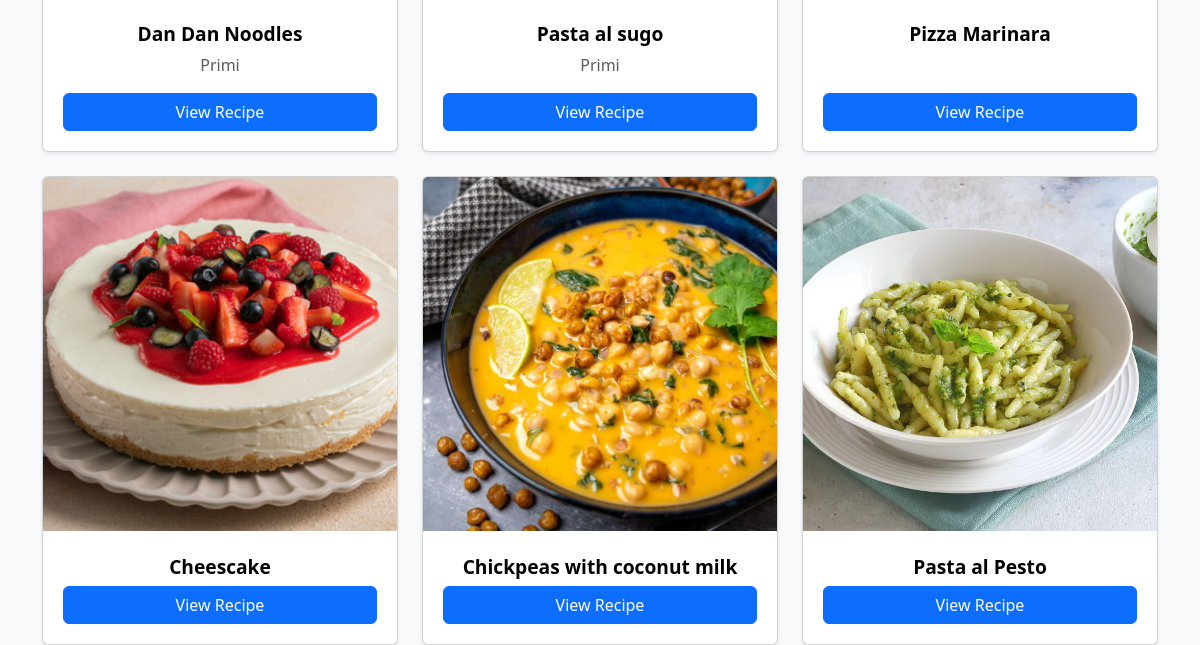
Page /recipes/ (signed in, lower part) on the earlier database version.
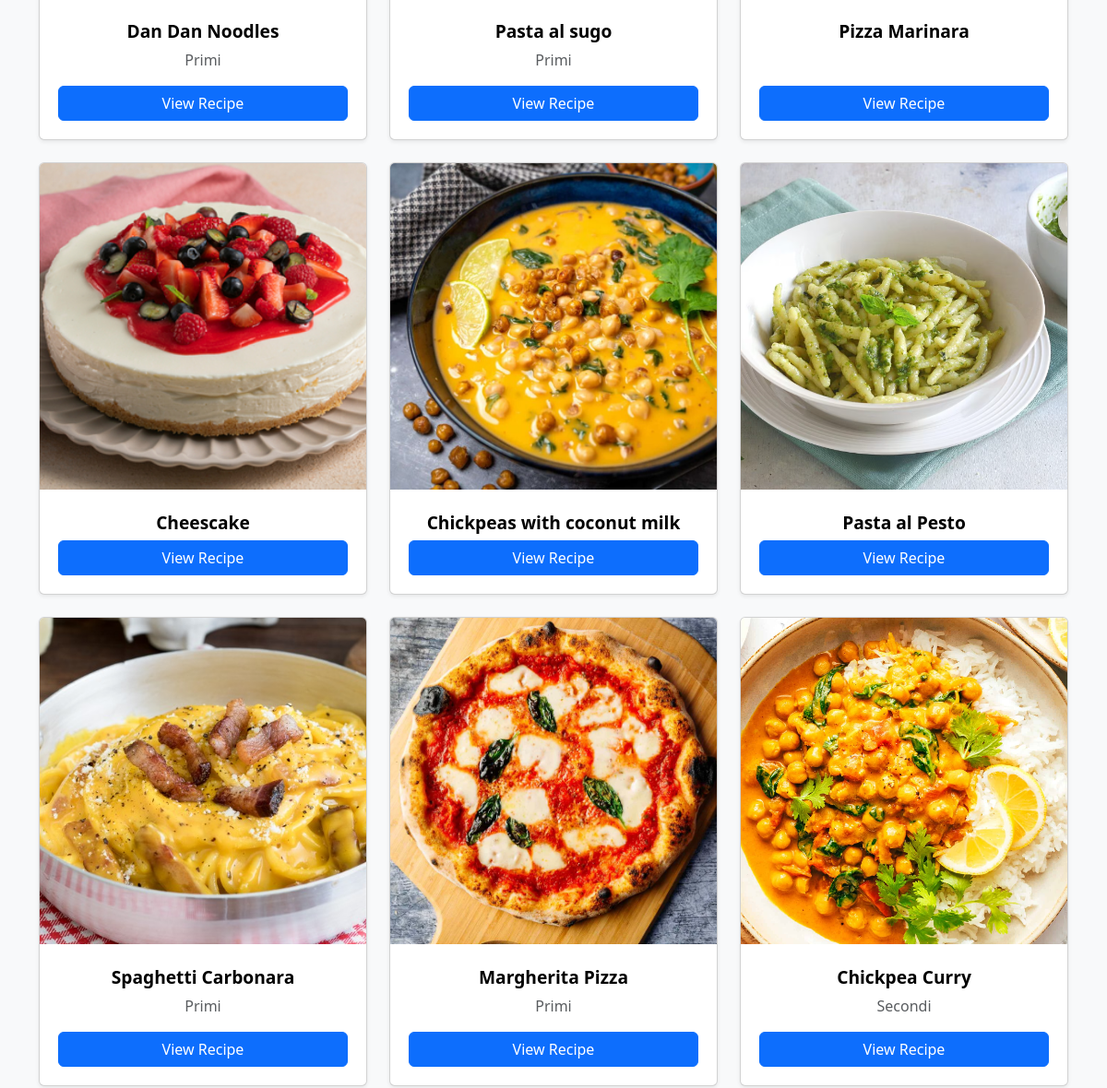
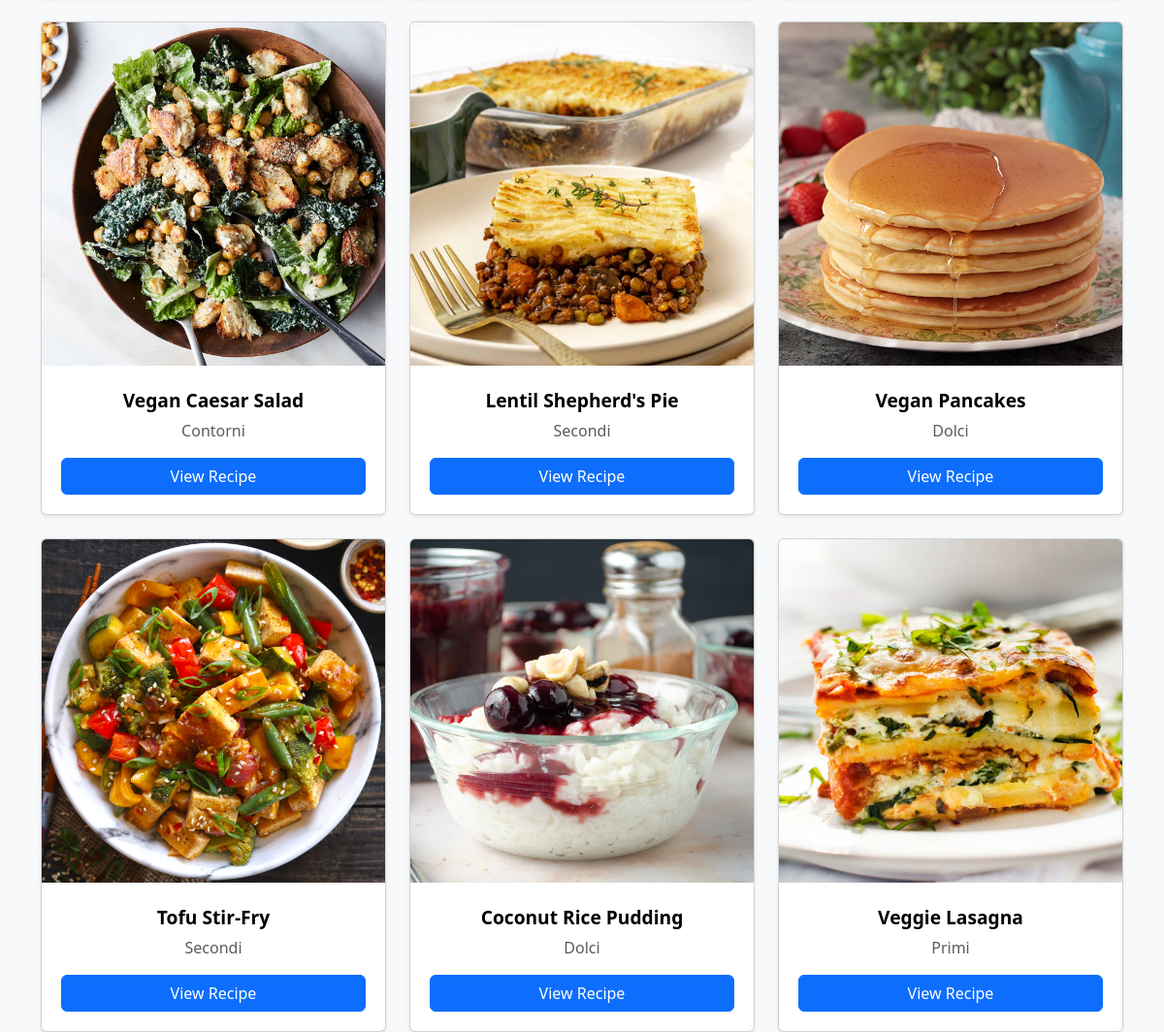
Same page on the later database version (2 pictures, top to bottom).
### recipes/models.py (models this page shows, shortened)
class Recipe(models.Model):
    CATEGORY_CHOICES = [
        ('antipasti', 'Antipasti'),
        ('primi', 'Primi'),
        ('secondi', 'Secondi'),
        ('contorni', 'Contorni'),
        ('dolci', 'Dolci'),
    ]
    name = models.CharField(max_length=120)
    description = models.TextField()
    ingredients = models.TextField()
    cooking_time = models.PositiveIntegerField(help_text="In minutes")
    category = models.CharField(
        max_length=20,
        choices=CATEGORY_CHOICES,
        blank=True
    )
    image = models.ImageField(upload_to='recipes/', blank=True, null=True)
    created_at = models.DateTimeField(default=timezone.now)

### recipes/views.py (the view, shortened to what this page needs)
# urls.py: path('recipes/', views.recipes_list, name='list'),
@login_required
def recipes_list(request):
    form = RecipeSearchForm(request.GET or None)
    recipes = Recipe.objects.all()
    recipes_qs = recipes.values("id", "name", "cooking_time")
    df = pd.DataFrame.from_records(recipes_qs)
    if not df.empty:
        df["name"] = df.apply(
            lambda row: f'<a href="{reverse("recipes:detail", args=[row["id"]])}">{row["name"]}</a>',
            axis=1
        )
    table = df.to_html(
        classes="table table-striped table-hover",
        index=False,
        escape=False
    )
    category_counts = recipes.values("category").annotate(count=Count("id"))
    df_cat = pd.DataFrame.from_records(category_counts)
    if not df_cat.empty:
        static_dir = os.path.join(os.path.dirname(__file__), 'static', 'recipes')
        os.makedirs(static_dir, exist_ok=True)
        chart_path = os.path.join(static_dir, 'category_bar.png')
        plt.figure()
        plt.bar(df_cat["category"], df_cat["count"])
        plt.xlabel("Category")
        plt.ylabel("Number of Recipes")
        plt.title("Recipes per Category")
        plt.tight_layout()
        plt.savefig(chart_path)
        plt.close()
    context = {
        "form": form,
        "recipes": recipes,
        "table": table,
    }
    return render(request, "recipes/recipes_list.html", context)

### recipes/templates/recipes/recipes_list.html (shortened to what this page needs)
{% extends "recipes/base.html" %}
{% load widget_tweaks %}
{% block content %}
<div class="row row-cols-1 row-cols-md-3 g-4">
  {% for recipe in recipes %}
  <div class="col d-flex">
    <div class="card shadow-sm recipe-card flex-fill">
      {% if recipe.image %}
      <a href="{% url 'recipes:detail' recipe.pk %}">
        <img src="{{ recipe.image.url }}" alt="{{ recipe.name }}" class="recipe-img card-img-top" />
      </a>
      {% else %}
      <div class="recipe-placeholder"></div>
      {% endif %}
      <div class="card-body text-center d-flex flex-column">
        <h5 class="card-title mt-2">{{ recipe.name }}</h5>
        {% if recipe.category %}
        <p class="text-muted">{{ recipe.get_category_display }}</p>
        {% endif %}
        <a href="{% url 'recipes:detail' recipe.pk %}" class="btn btn-primary mt-auto">View Recipe</a>
      </div>
    </div>
  </div>
  {% empty %}
  <p>No recipes found.</p>
  {% endfor %}
</div>
{% endblock %}

### recipes/templates/recipes/base.html (shortened to what this page needs)
<!doctype html>
<html lang="en">
  <head>
    <link
      href="https://cdn.jsdelivr.net/npm/bootstrap@5.3.2/dist/css/bootstrap.min.css"
      rel="stylesheet"
    />
    {% load static %}
    <link rel="stylesheet" href="{% static 'recipes/style.css' %}" />
  </head>
  <body class="bg-light">
    <div class="container">{% block content %}{% endblock %}</div>
  </body>
</html>

### recipes/static/recipes/style.css (style rules this page uses)
.recipe-img { width: 100%; aspect-ratio: 1 / 1; object-fit: cover; display: block; }
.recipe-card { height: 100%; transition: transform 0.2s ease, box-shadow 0.2s ease; }
.card-title { color: #000 !important; font-weight: 600; font-size: 1.2rem; }
.card-body a.btn { margin: 0.25rem; }

Differences in the rows shown:
added Recipe: image (picture), name "Spaghetti Carbonara", category "Primi"
added Recipe: image (picture), name "Margherita Pizza", category "Primi"
added Recipe: image (picture), name "Chickpea Curry", category "Secondi"
added Recipe: image (picture), name "Vegan Caesar Salad", category "Contorni"
added Recipe: image (picture), name "Lentil Shepherd's Pie", category "Secondi"
added Recipe: image (picture), name "Vegan Pancakes", category "Dolci"
added Recipe: image (picture), name "Tofu Stir-Fry", category "Secondi"
added Recipe: image (picture), name "Coconut Rice Pudding", category "Dolci"
added Recipe: image (picture), name "Veggie Lasagna", category "Primi"
